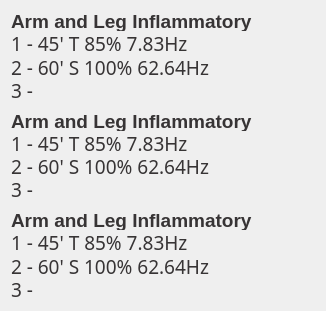
  <widget class="QWidget" name="layoutWidget_7">
   <property name="geometry">
    <rect>
     <x>150</x>
     <y>465</y>
     <width>326</width>
     <height>311</height>
    </rect>
   </property>
   <layout class="QVBoxLayout" name="verticalLayout_27">
    <property name="spacing">
     <number>10</number>
    </property>
    <item>
     <layout class="QVBoxLayout" name="verticalLayout_30">
      <property name="spacing">
       <number>2</number>
      </property>
      <item>
       <widget class="QLabel" name="mem5DescLabel">
        <property name="sizePolicy">
         <sizepolicy hsizetype="Preferred" vsizetype="Fixed">
          <horstretch>0</horstretch>
          <verstretch>0</verstretch>
         </sizepolicy>
        </property>
        <property name="minimumSize">
         <size>
          <width>0</width>
          <height>20</height>
         </size>
        </property>
        <property name="font">
         <font>
          <family>Liberation Sans</family>
          <pointsize>14</pointsize>
          <weight>75</weight>
          <bold>true</bold>
         </font>
        </property>
        <property name="styleSheet">
         <string notr="true">color: rgb(55, 52, 53);</string>
        </property>
        <property name="text">
         <string>Arm and Leg Inflammatory</string>
        </property>
       </widget>
      </item>
      <item>
       <widget class="QLabel" name="mem5OneLabel">
        <property name="sizePolicy">
         <sizepolicy hsizetype="Preferred" vsizetype="Fixed">
          <horstretch>0</horstretch>
          <verstretch>0</verstretch>
         </sizepolicy>
        </property>
        <property name="minimumSize">
         <size>
          <width>0</width>
          <height>20</height>
         </size>
        </property>
        <property name="font">
         <font>
          <family>Sans Serif</family>
          <pointsize>14</pointsize>
          <weight>50</weight>
          <bold>false</bold>
         </font>
        </property>
        <property name="styleSheet">
         <string notr="true">color: rgb(55, 52, 53);</string>
        </property>
        <property name="text">
         <string>1 - 45' T 85% 7.83Hz</string>
        </property>
       </widget>
      </item>
      <item>
       <widget class="QLabel" name="mem5TwoLabel">
        <property name="sizePolicy">
         <sizepolicy hsizetype="Preferred" vsizetype="Fixed">
          <horstretch>0</horstretch>
          <verstretch>0</verstretch>
         </sizepolicy>
        </property>
        <property name="minimumSize">
         <size>
          <width>0</width>
          <height>20</height>
         </size>
        </property>
        <property name="font">
         <font>
          <family>Sans Serif</family>
          <pointsize>14</pointsize>
          <weight>50</weight>
          <bold>false</bold>
         </font>
        </property>
        <property name="styleSheet">
         <string notr="true">color: rgb(55, 52, 53);</string>
        </property>
        <property name="text">
         <string>2 - 60' S 100% 62.64Hz</string>
        </property>
       </widget>
      </item>
      <item>
       <widget class="QLabel" name="mem5ThreeLabel">
        <property name="sizePolicy">
         <sizepolicy hsizetype="Preferred" vsizetype="Fixed">
          <horstretch>0</horstretch>
          <verstretch>0</verstretch>
         </sizepolicy>
        </property>
        <property name="minimumSize">
         <size>
          <width>0</width>
          <height>10</height>
         </size>
        </property>
        <property name="font">
         <font>
          <family>Sans Serif</family>
          <pointsize>14</pointsize>
          <weight>50</weight>
          <bold>false</bold>
         </font>
        </property>
        <property name="styleSheet">
         <string notr="true">color: rgb(55, 52, 53);</string>
        </property>
        <property name="text">
         <string>3 -</string>
        </property>
       </widget>
      </item>
     </layout>
    </item>
    <item>
     <layout class="QVBoxLayout" name="verticalLayout_31">
      <property name="spacing">
       <number>2</number>
      </property>
      <item>
       <widget class="QLabel" name="mem6DescLabel">
        <property name="sizePolicy">
         <sizepolicy hsizetype="Preferred" vsizetype="Fixed">
          <horstretch>0</horstretch>
          <verstretch>0</verstretch>
         </sizepolicy>
        </property>
        <property name="minimumSize">
         <size>
          <width>0</width>
          <height>20</height>
         </size>
        </property>
        <property name="font">
         <font>
          <family>Liberation Sans</family>
          <pointsize>14</pointsize>
          <weight>75</weight>
          <bold>true</bold>
         </font>
        </property>
        <property name="styleSheet">
         <string notr="true">color: rgb(55, 52, 53);</string>
        </property>
        <property name="text">
         <string>Arm and Leg Inflammatory</string>
        </property>
       </widget>
      </item>
      <item>
       <widget class="QLabel" name="mem6OneLabel">
        <property name="sizePolicy">
         <sizepolicy hsizetype="Preferred" vsizetype="Fixed">
          <horstretch>0</horstretch>
          <verstretch>0</verstretch>
         </sizepolicy>
        </property>
        <property name="minimumSize">
         <size>
          <width>0</width>
          <height>20</height>
         </size>
        </property>
        <property name="font">
         <font>
          <family>Sans Serif</family>
          <pointsize>14</pointsize>
          <weight>50</weight>
          <bold>false</bold>
         </font>
        </property>
        <property name="styleSheet">
         <string notr="true">color: rgb(55, 52, 53);</string>
        </property>
        <property name="text">
         <string>1 - 45' T 85% 7.83Hz</string>
        </property>
       </widget>
      </item>
      <item>
       <widget class="QLabel" name="mem6TwoLabel">
        <property name="sizePolicy">
         <sizepolicy hsizetype="Preferred" vsizetype="Fixed">
          <horstretch>0</horstretch>
          <verstretch>0</verstretch>
         </sizepolicy>
        </property>
        <property name="minimumSize">
         <size>
          <width>0</width>
          <height>20</height>
         </size>
        </property>
        <property name="font">
         <font>
          <family>Sans Serif</family>
          <pointsize>14</pointsize>
          <weight>50</weight>
          <bold>false</bold>
         </font>
        </property>
        <property name="styleSheet">
         <string notr="true">color: rgb(55, 52, 53);</string>
        </property>
        <property name="text">
         <string>2 - 60' S 100% 62.64Hz</string>
        </property>
       </widget>
      </item>
      <item>
       <widget class="QLabel" name="mem6ThreeLabel">
        <property name="sizePolicy">
         <sizepolicy hsizetype="Preferred" vsizetype="Fixed">
          <horstretch>0</horstretch>
          <verstretch>0</verstretch>
         </sizepolicy>
        </property>
        <property name="minimumSize">
         <size>
          <width>0</width>
          <height>10</height>
         </size>
        </property>
        <property name="font">
         <font>
          <family>Sans Serif</family>
          <pointsize>14</pointsize>
          <weight>50</weight>
          <bold>false</bold>
         </font>
        </property>
        <property name="styleSheet">
         <string notr="true">color: rgb(55, 52, 53);</string>
        </property>
        <property name="text">
         <string>3 -</string>
        </property>
       </widget>
      </item>
     </layout>
    </item>
    <item>
     <layout class="QVBoxLayout" name="verticalLayout_32">
      <property name="spacing">
       <number>2</number>
      </property>
      <item>
       <widget class="QLabel" name="mem7DescLabel">
        <property name="sizePolicy">
         <sizepolicy hsizetype="Preferred" vsizetype="Fixed">
          <horstretch>0</horstretch>
          <verstretch>0</verstretch>
         </sizepolicy>
        </property>
        <property name="minimumSize">
         <size>
          <width>0</width>
          <height>20</height>
         </size>
        </property>
        <property name="font">
         <font>
          <family>Liberation Sans</family>
          <pointsize>14</pointsize>
          <weight>75</weight>
          <bold>true</bold>
         </font>
        </property>
        <property name="styleSheet">
         <string notr="true">color: rgb(55, 52, 53);</string>
        </property>
        <property name="text">
         <string>Arm and Leg Inflammatory</string>
        </property>
       </widget>
      </item>
      <item>
       <widget class="QLabel" name="mem7OneLabel">
        <property name="sizePolicy">
         <sizepolicy hsizetype="Preferred" vsizetype="Fixed">
          <horstretch>0</horstretch>
          <verstretch>0</verstretch>
         </sizepolicy>
        </property>
        <property name="minimumSize">
         <size>
          <width>0</width>
          <height>20</height>
         </size>
        </property>
        <property name="font">
         <font>
          <family>Sans Serif</family>
          <pointsize>14</pointsize>
          <weight>50</weight>
          <bold>false</bold>
         </font>
        </property>
        <property name="styleSheet">
         <string notr="true">color: rgb(55, 52, 53);</string>
        </property>
        <property name="text">
         <string>1 - 45' T 85% 7.83Hz</string>
        </property>
       </widget>
      </item>
      <item>
       <widget class="QLabel" name="mem7TwoLabel">
        <property name="sizePolicy">
         <sizepolicy hsizetype="Preferred" vsizetype="Fixed">
          <horstretch>0</horstretch>
          <verstretch>0</verstretch>
         </sizepolicy>
        </property>
        <property name="minimumSize">
         <size>
          <width>0</width>
          <height>20</height>
         </size>
        </property>
        <property name="font">
         <font>
          <family>Sans Serif</family>
          <pointsize>14</pointsize>
          <weight>50</weight>
          <bold>false</bold>
         </font>
        </property>
        <property name="styleSheet">
         <string notr="true">color: rgb(55, 52, 53);</string>
        </property>
        <property name="text">
         <string>2 - 60' S 100% 62.64Hz</string>
        </property>
       </widget>
      </item>
      <item>
       <widget class="QLabel" name="mem7ThreeLabel">
        <property name="sizePolicy">
         <sizepolicy hsizetype="Preferred" vsizetype="Fixed">
          <horstretch>0</horstretch>
          <verstretch>0</verstretch>
         </sizepolicy>
        </property>
        <property name="minimumSize">
         <size>
          <width>0</width>
          <height>10</height>
         </size>
        </property>
        <property name="font">
         <font>
          <family>Sans Serif</family>
          <pointsize>14</pointsize>
          <weight>50</weight>
          <bold>false</bold>
         </font>
        </property>
        <property name="styleSheet">
         <string notr="true">color: rgb(55, 52, 53);</string>
        </property>
        <property name="text">
         <string>3 -</string>
        </property>
       </widget>
      </item>
     </layout>
    </item>
   </layout>
  </widget>
